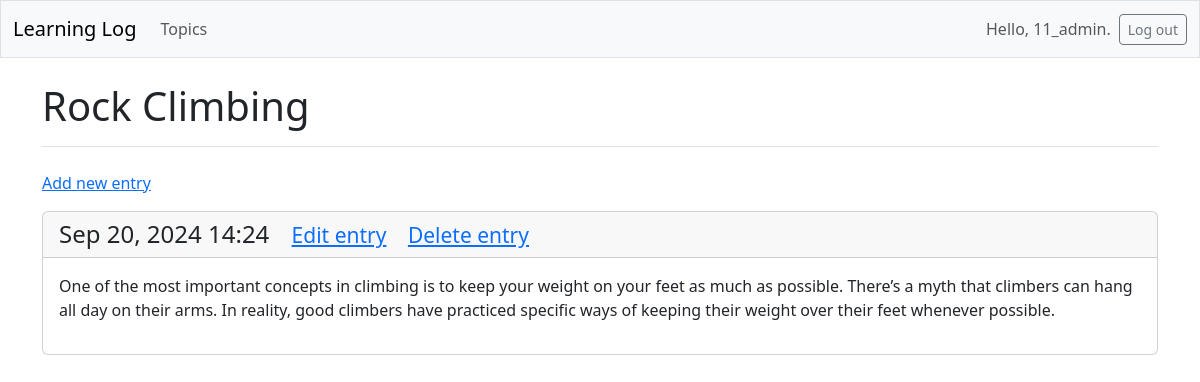
The page /topics/2/ (signed in) on the database its author committed.
### learning_logs/models.py (models this page shows, shortened)
class Topic(models.Model):
    text = models.CharField(max_length=200)
    date_added = models.DateTimeField(auto_now_add=True)
    owner = models.ForeignKey(User, on_delete=models.CASCADE)

class Entry(models.Model):
    topic = models.ForeignKey(Topic, on_delete=models.CASCADE)
    text = models.TextField()
    date_added = models.DateTimeField(auto_now_add=True)
    class Meta:
        verbose_name_plural = 'entries'

### learning_logs/views.py (the view)
# urls.py: path('topics/<int:topic_id>/', views.topic, name='topic'),
@login_required
def topic(request, topic_id):
    topic = Topic.objects.get(id=topic_id)
    check_topic_owner(topic, request.user)
    entries = topic.entry_set.order_by('-date_added')
    context = {'topic': topic, 'entries': entries}
    return render(request, 'learning_logs/topic.html', context)

### learning_logs/views.py (called while the page is built)
def check_topic_owner(topic, current_user):
    if topic.owner != current_user:
        raise Http404

### learning_logs/templates/learning_logs/topic.html
{% extends "learning_logs/base.html" %}
{% block page_header %}
  <h1>{{ topic.text }}</h1>
{% endblock page_header %}
{% block content %}
  <p>
    <a href="{% url 'learning_logs:new_entry' topic.id %}">Add new entry</a>
  </p>
    {% for entry in entries %}
      <div class="card mb-3">
        <h4 class="card-header">
          {{ entry.date_added|date:'M d, Y H:i' }}
          <small class="ms-3"><a href="{% url 'learning_logs:edit_entry' entry.id %}">Edit entry</a>
          </small>
          <small class="ms-3"><a href="{% url 'learning_logs:delete_entry' entry.id %}">Delete entry</a>
          </small>
        </h4>
        <div class="card-body">{{ entry.text|linebreaks }}</div>
      </div>
    {% empty %}
      <p>There are no entries for this topic yet.</p>
    {% endfor %}
{% endblock  %}

### learning_logs/templates/learning_logs/base.html (shortened to what this page needs)
<!DOCTYPE html>
<html lang="en">
<head>
  {% load django_bootstrap5 %}
  {% bootstrap_css %}
</head>
<body>
  <nav class="navbar navbar-expand-md navbar-light bg-light mb-4 border">
    <div class="container-fluid">
      <a href="{% url 'learning_logs:index' %}" class="navbar-brand">Learning Log</a>
      <div class="collapse navbar-collapse" id="navbarCollapse">
        <ul class="navbar-nav me-auto mb-2 mb-md-0">
          <li class="nav-item">
            <a class="nav-link" href="{% url 'learning_logs:topics' %}">
              Topics</a></li>
        </ul>
        <ul class="navbar-nav ms-auto mb-2 mb-md-0">
          {% if user.is_authenticated %}
            <li class="nav-item">
              <span class="navbar-text me-2">Hello, {{ user.username }}.
                </span></li>
          {% endif %}
        </ul>
        {% if user.is_authenticated %}
          <form action="{% url 'accounts:logout' %}" method='post'>
            <button name='submit' class='btn btn-outline-secondary btn-sm'>
              Log out</button>
          </form>
        {% endif %}
    </div>
  </nav>
  <main class="container">
    <div class="pb-2 mb-2 border-bottom">
      {% block page_header %}{% endblock page_header %}
    </div>
    <div class="my-4">
      {% block content %}{% endblock content %}
    </div>
  </main>
</body>
</html>

### rows shown on the page
Topic: text "Rock Climbing"
Entry: date_added "Sep 20, 2024 14:24", text "One of the most important concepts in climbing is to keep your weight on your feet as much as possible. There’s a myth that climbers can hang all day on their arms. In reality, good climbers have practiced specific ways of keeping their weight over their feet whenever possible."

### other values the page prints
{{ user.username }} "11_admin"
